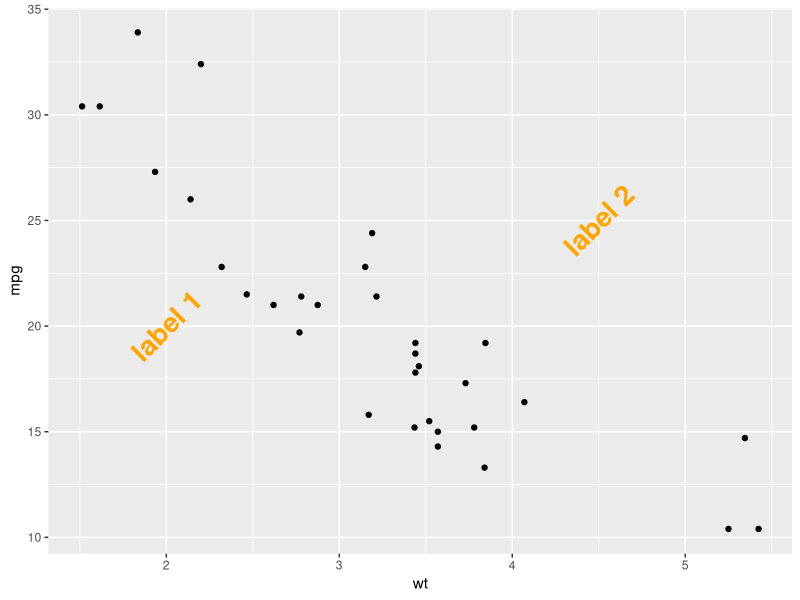
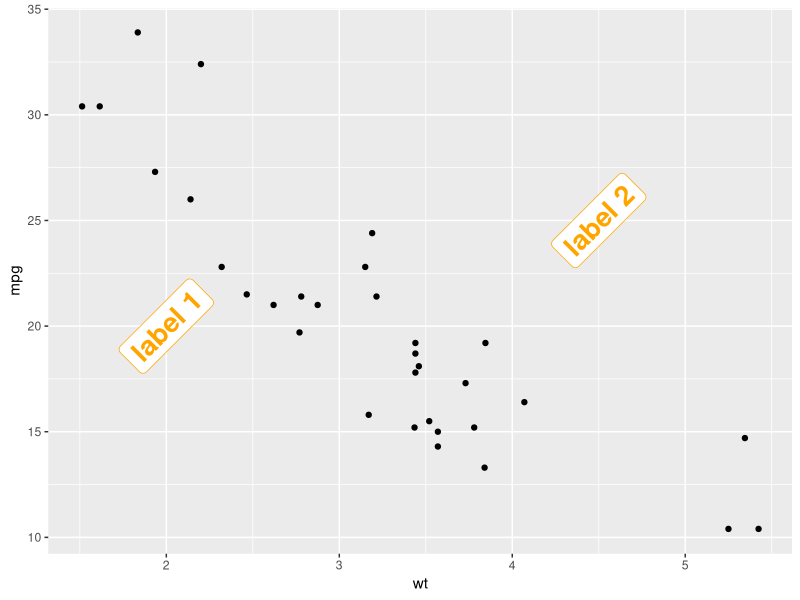
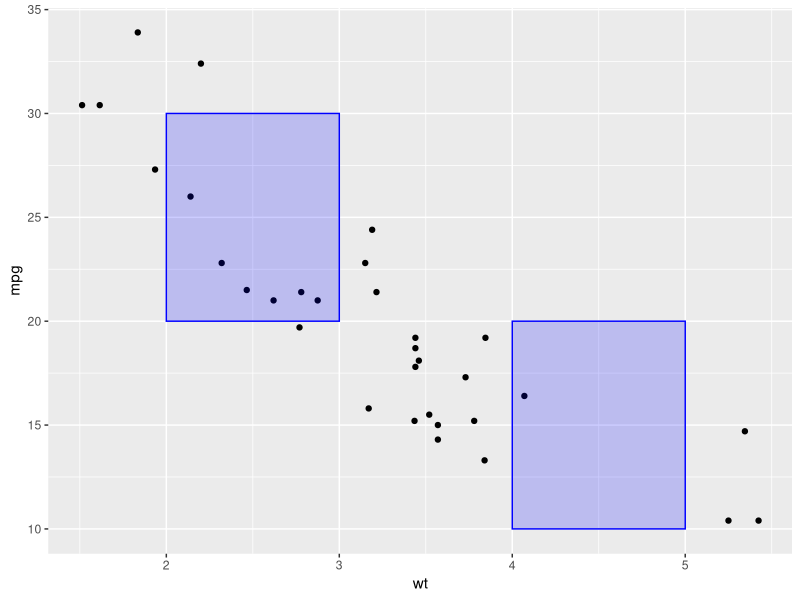
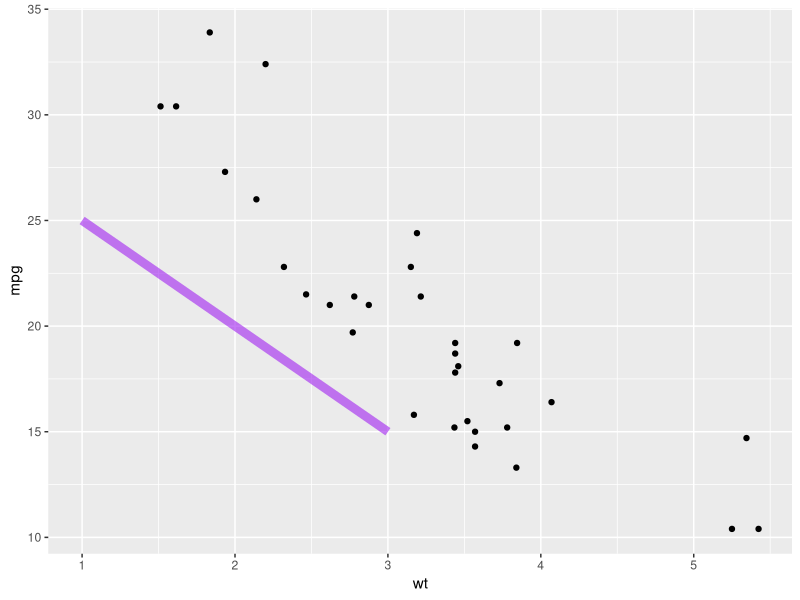
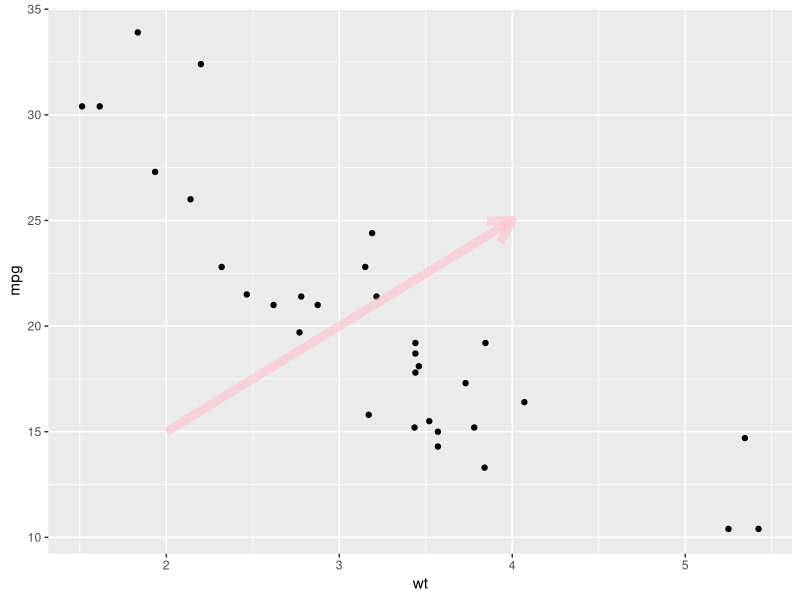
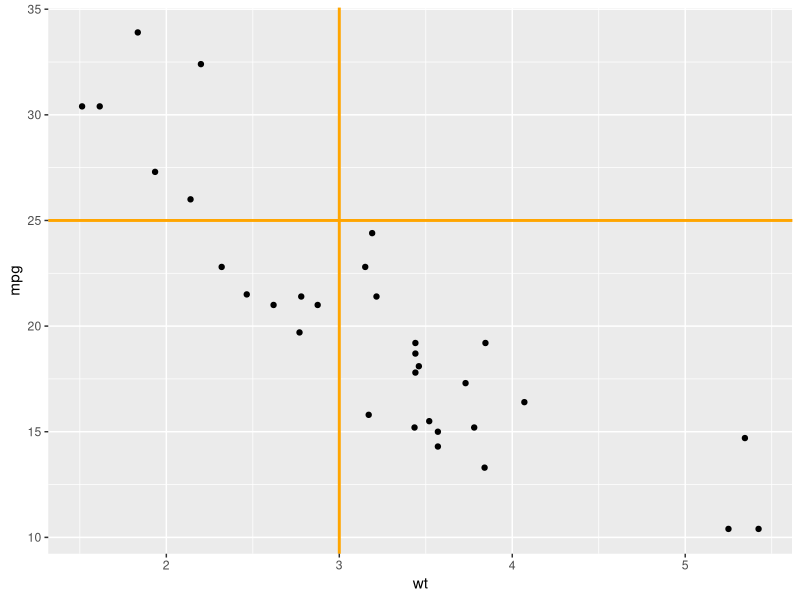
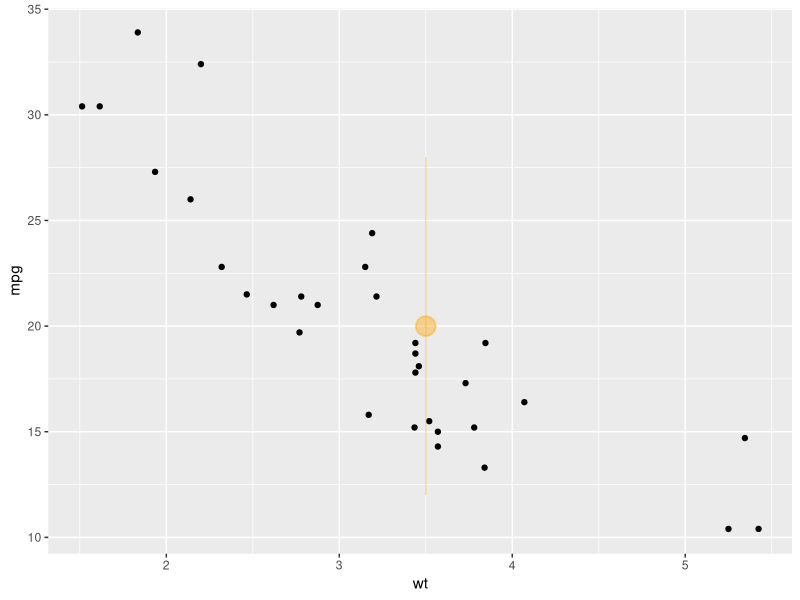

Write the R code that produced these figures, in order. (Note: this script raises an error after producing the figures.)
## ---- chunk 1
knitr::opts_chunk$set( warning=FALSE, message=FALSE)
## ---- chunk 2
# library
library(ggplot2)

# basic graph
p <- ggplot(mtcars, aes(x = wt, y = mpg)) + 
  geom_point()
 
# a data frame with all the annotation info
annotation <- data.frame(
   x = c(2,4.5),
   y = c(20,25),
   label = c("label 1", "label 2")
)

# Add text
p + geom_text(data=annotation, aes( x=x, y=y, label=label),                 , 
           color="orange", 
           size=7 , angle=45, fontface="bold" )

# Note: possible to shorten with annotate:
# p +
#  annotate("text", x = c(2,4.5), y = c(20,25), 
#           label = c("label 1", "label 2") , color="orange", 
#           size=7 , angle=45, fontface="bold")

## ---- chunk 3
# Right chart: using labels
p + geom_label(data=annotation, aes( x=x, y=y, label=label),                 , 
           color="orange", 
           size=7 , angle=45, fontface="bold" )
## ---- chunk 4
# Add rectangles
p + annotate("rect", xmin=c(2,4), xmax=c(3,5), ymin=c(20,10) , ymax=c(30,20), alpha=0.2, color="blue", fill="blue")
## ---- chunk 5
# Add segments
p + annotate("segment", x = 1, xend = 3, y = 25, yend = 15, colour = "purple", size=3, alpha=0.6)
## ---- chunk 6
# Add arrow
p + annotate("segment", x = 2, xend = 4, y = 15, yend = 25, colour = "pink", size=3, alpha=0.6, arrow=arrow())
## ---- chunk 7
p + 
  # horizontal
  geom_hline(yintercept=25, color="orange", size=1) + 
  # vertical
  geom_vline(xintercept=3, color="orange", size=1)
## ---- chunk 8
# Add point and range
p + annotate("pointrange", x = 3.5, y = 20, ymin = 12, ymax = 28,colour = "orange", size = 1.5, alpha=0.4)
## ---- chunk 9
htmltools::includeHTML("htmlChunkRelatedPartOfWhole.html")
